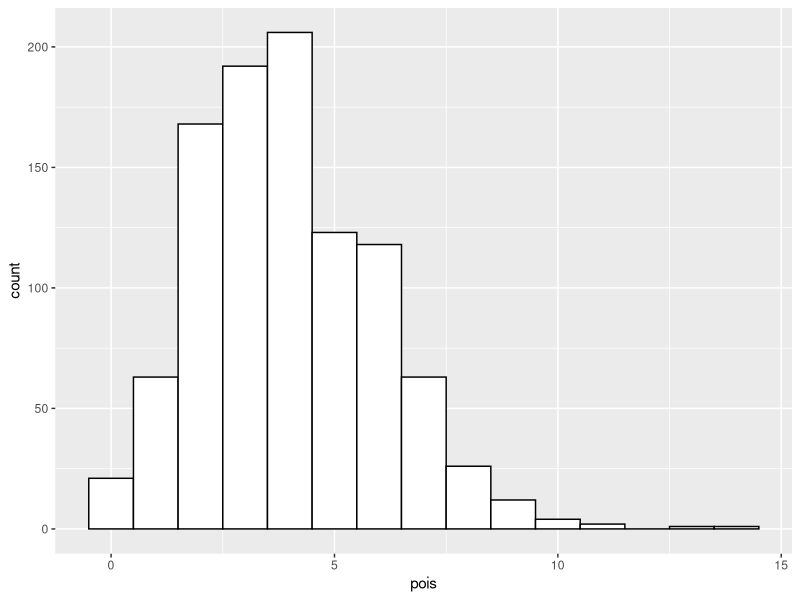
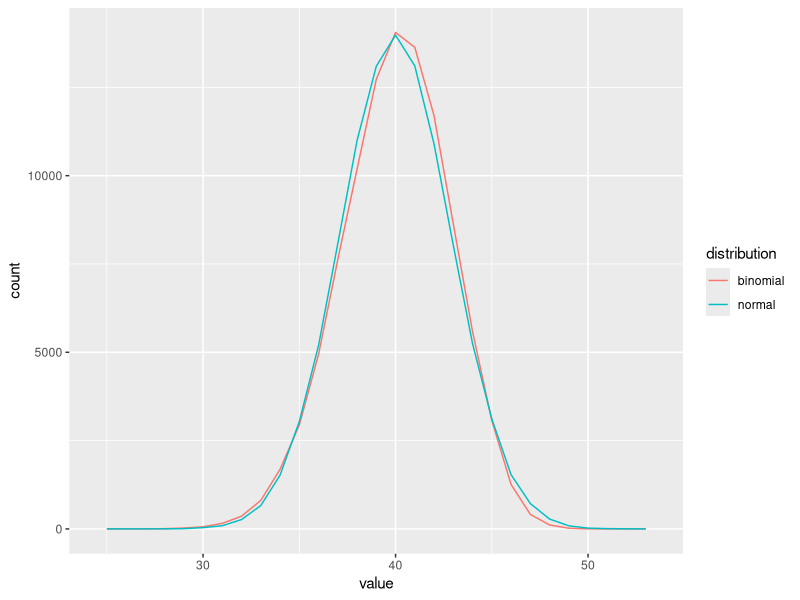
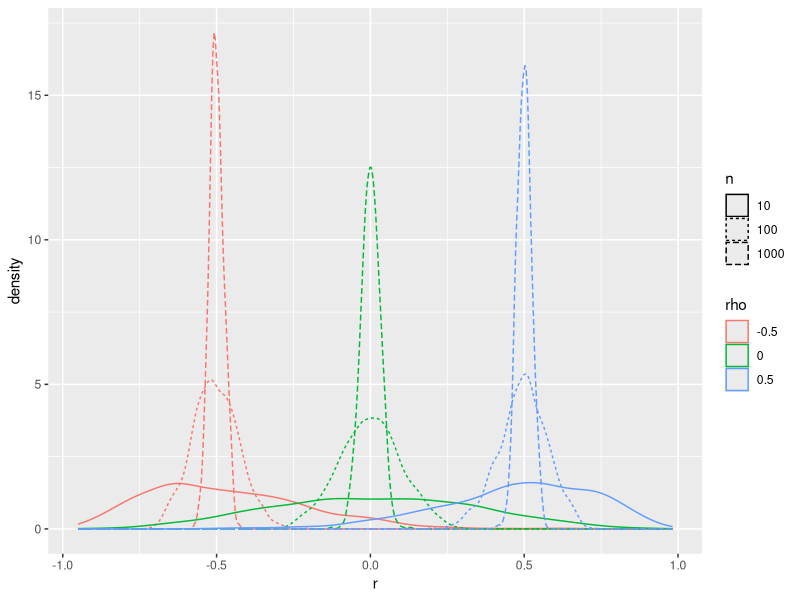

Write R code to recreate these figures, in order.
## ---- chunk 1
# please do not alter this code chunk
knitr::opts_chunk$set(echo = TRUE, message = FALSE)
library("tidyverse")
library("MASS")
set.seed(1980) # makes sure random numbers are reproducible
## ---- chunk 2
a <- rnorm(50, 0, 1)
## ---- chunk 3
b <- a + rnorm(50, 0.5, 1)
## ---- chunk 4
t <- t.test(a, b, paired = TRUE)

t # prints results of t-test
## ---- chunk 5

sim_t_ind <- function(n, m1, sd1, m2, sd2) {
  v1 <- rnorm(n, m1, sd1)
  v2 <- rnorm(n, m2, sd2)
  t_ind <- t.test(v1, v2, paired = FALSE)
  
  return(t_ind$p.value)
}

my_reps <- replicate(1e4, sim_t_ind(50, 0, 1, 0.3, 1))
alpha <- 0.05
power.sim <- mean(my_reps < alpha)

power.sim # prints the value

## ---- chunk 6
power.analytic <- power.t.test(n = 50, 
                               delta = 0.3, 
                               sig.level = 0.05,
                               type = "two.sample")$power

power.analytic  # prints the value
## ---- chunk 7
sim_t_ind <- function(n1, m1, sd1, n2, m2, sd2, 
                       alternative = "two.sided") {
  v1 <- rnorm(n1, m1, sd1)
  v2 <- rnorm(n2, m2, sd2)
  t_ind <- t.test(v1, v2, 
                  alternative = alternative, 
                  paired = FALSE)

  return(t_ind$p.value)
}

my_reps <- replicate(1e4, sim_t_ind(20, 10, 4, 30, 13, 4.5))
power6 <- mean(my_reps < 0.05)

power6 # prints the value
## ---- chunk 8
my_reps <- replicate(1e4, sim_t_ind(80, 800, 100, 80, 850, 100, "less"))
power7 <- mean(my_reps < 0.005)

power7 # prints the value
## ---- chunk 9
lambda <- 4 # lambda sets the mean of the poisson distribution

pois <- rpois(1000, lambda)

ggplot() +
  geom_histogram(aes(pois), fill="white", color="black", binwidth = 1)
## ---- chunk 10
n <- 1e5  # use a large n to get good estimates of the distributions
trials <- 50
prob <- 0.8
binomial_mean <- trials * prob
binomial_sd <- sqrt(binomial_mean * (1 - prob))

# sample numbers from binomial and normal distributions

norm_bin_comp <- tibble (
  normal = rnorm(n, binomial_mean, binomial_sd),
  binomial = rbinom(n, trials, prob)
) %>%
  gather("distribution", "value", normal:binomial)

# plot the sampled numbers to compare
ggplot(norm_bin_comp, aes(value, color=distribution)) +
  geom_freqpoly(binwidth = 1)
## ---- chunk 11
bvn2 <- function(n = 10, rho = 0, m1 = 0, m2 = 0, sd1 = 1, sd2 = 1) {
  # n = number of random samples
  # rho = population correlation between the two variables
  
  mu <- c(m1, m2) # the means of the samples
  stdevs <- c(sd1, sd2) # the SDs of the samples
  
  # correlation matrix
  cor_mat <- matrix(c(  1, rho, 
                      rho,   1), 2) 
  
  # create the covariance matrix
  sigma <- (stdevs %*% t(stdevs)) * cor_mat
  
  # sample from bivariate normal distribution
  m <- mvrnorm(n, mu, sigma) 
  
  # convert to a tibble to make it easier to deal with in further steps
  colnames(m) <- c("x", "y")
  as_tibble(m) 
}

bvn2() %>% knitr::kable() # prints the table for default arguments
## ---- chunk 12
my_vars <- bvn2(50, 0.45)

cor.test(my_vars$x, my_vars$y)
## ---- chunk 13
# set up all values you want to test
sims <- crossing(
  rep = 1:1000, # how many replications per combination
  n = c(10, 100, 1000),
  rho = c(-0.5, 0, .5)
) %>%
  mutate(r = purrr::map2_dbl(n, rho, function(n, rho) {
                b <- bvn2(n = n, rho = rho)
                cor(b$x, b$y)
              }),
         n = as.factor(n), # factorise for plotting
         rho = as.factor(rho) # factorise for plotting
         )

ggplot(sims, aes(r, color=rho, linetype=n)) + 
  geom_density()

## ---- chunk 14
power.cor.test <- function(reps = 1000, n = 50, rho = 0.5, alpha = 0.05, method = "pearson"){
  power <- tibble(
    data = rerun(reps, bvn2(n, rho))
  ) %>%
    mutate(power = map(data, function(data) {
      cor.test(data$x, data$y, method = method) %>%
        broom::tidy()
    })) %>%
    unnest(power) %>%
    mutate(sig = p.value < alpha)
  
  tibble(
    n = n,
    rho = rho,
    alpha = alpha,
    power = mean(power$sig),
    method = method,
    reps = reps
  )
}

power.cor.test(1000, 30, 0.5, method = "spearman") %>%
  knitr::kable()
## ---- chunk 15
# do not edit
Q <- list()
Q["1"] <- c(all.equal(length(a), 50),
            all.equal(mean(a), 0, tolerance = 0.1),
            all.equal(sd(a), 1, tolerance = 0.1)) %>% all()
Q["2"] <- c(all.equal(length(b), 50),
            all.equal(mean(b), 0.5, tolerance = 0.1)) %>% all()
Q["3"] <- c(is.list(t),
            all.equal(t$parameter, c(df=49)),
            all.equal(t$method, "Paired t-test"),
            all.equal(t$alternative, "two.sided")) %>% all()
Q["4"] <- all.equal(power.sim, 0.325, tolerance = 1e-3)
Q["5"] <- all.equal(power.analytic, 0.3175171, tolerance = 1e-6)
Q["6"] <- all.equal(power6, 0.68, tolerance = 0.1)
Q["7"] <- all.equal(power7, 0.71, tolerance = 0.1)
Q["8"] <- all.equal(mean(pois), 4, tolerance = 0.1)
  
ans <- sapply(Q, isTRUE)

knitr::kable(data.frame(
  Question = paste0("<a href='#question-", names(Q), "'>Question ", names(Q), "</a>"),
  Answer = ifelse(ans, "correct", "incorrect")
))
